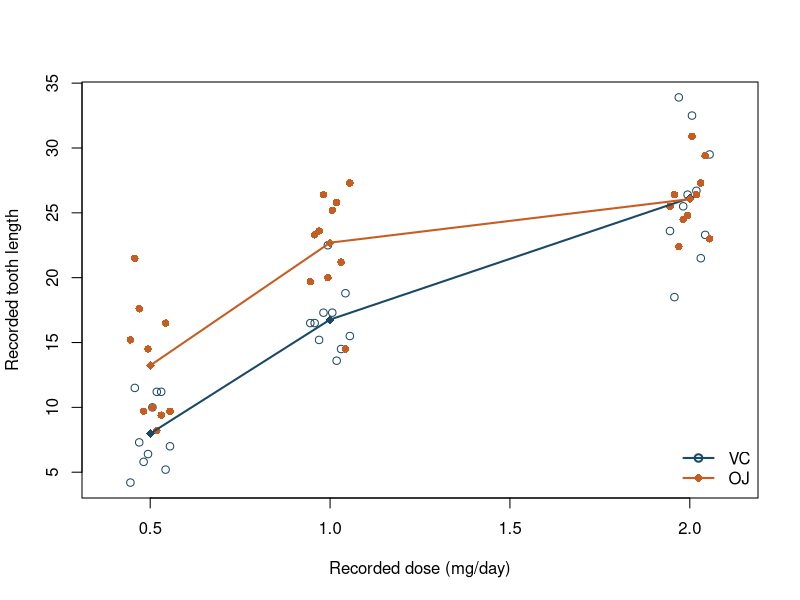

This chart was generated by the following R code:
# Chapter 6. Categorical Predictors, Interactions, and Transformations
# Reasoning Through Regression: Inference, Prediction, and Regularization with R
# Author: Prof. Dr. Bahadır Yüzbaşı
# Edition: 27 September 2026
# Run blocks in order in a fresh R session. See README.md.

# ===== Book block 1; source line 280 =====
tg <- datasets::ToothGrowth
tg <- transform(
  tg,
  supp = factor(supp, levels = c("VC", "OJ")),
  dose_factor = factor(dose, levels = c(0.5, 1, 2)),
  u = dose - 1
)
stopifnot(nrow(tg) == 60L, !anyNA(tg),
          identical(levels(tg$supp), c("VC", "OJ")))
cell_counts <- with(tg, table(supp, dose_factor))
cell_means <- with(
  tg, tapply(len, list(supp, dose_factor), mean)
)
stopifnot(all(cell_counts == 10L))
cell_counts
round(cell_means, 2)

# ===== Book block 2; source line 303 =====
group_col <- c(VC = "#1B4965", OJ = "#C65D21")
tg$offset <- ave(
  tg$len, tg$supp, tg$dose_factor,
  FUN = function(z) seq(-0.055, 0.055,
                        length.out = length(z))
)
plot(tg$dose + tg$offset, tg$len,
     col = group_col[tg$supp],
     pch = ifelse(tg$supp == "VC", 1, 16),
     xlab = "Recorded dose (mg/day)",
     ylab = "Recorded tooth length",
     xlim = c(0.38, 2.12))
for (g in levels(tg$supp)) {
  lines(c(0.5, 1, 2), cell_means[g, ],
        col = group_col[g], lwd = 2)
  points(c(0.5, 1, 2), cell_means[g, ],
         col = group_col[g], pch = 18, cex = 1.2)
}
legend("bottomright", levels(tg$supp), col = group_col,
       pch = c(1, 16), lwd = 2, bty = "n")

# ===== Book block 3; source line 330 =====
fit_treatment <- lm(len ~ dose_factor * supp, data = tg,
                    na.action = na.fail)
tg_sum <- tg
contrasts(tg_sum$dose_factor) <- contr.sum(3)
contrasts(tg_sum$supp) <- contr.sum(2)
fit_sum <- lm(len ~ dose_factor * supp, data = tg_sum,
              na.action = na.fail)
X_treatment <- model.matrix(fit_treatment)
X_sum <- model.matrix(fit_sum)
coding_check <- c(
  treatment_rank = qr(X_treatment)$rank,
  sum_rank = qr(X_sum)$rank,
  columns_each = ncol(X_treatment),
  max_fitted_difference = max(abs(
    fitted(fit_treatment) - fitted(fit_sum)
  )),
  max_residual_difference = max(abs(
    residuals(fit_treatment) - residuals(fit_sum)
  ))
)
coding_check
head(X_treatment, 3)
head(X_sum, 3)

# ===== Book block 4; source line 360 =====
fit_additive <- lm(
  len ~ u + supp, data = tg, na.action = na.fail
)
fit_interaction <- lm(
  len ~ u * supp, data = tg, na.action = na.fail
)
b <- coef(fit_interaction)
group_lines <- rbind(
  VC = c(intercept_at_dose_1 = b["(Intercept)"], slope = b["u"]),
  OJ = c(intercept_at_dose_1 = b["(Intercept)"] + b["suppOJ"],
         slope = b["u"] + b["u:suppOJ"])
)
grid <- expand.grid(dose = c(0.5, 1, 2), supp = levels(tg$supp))
grid$u <- grid$dose - 1
grid$fitted <- predict(fit_interaction, newdata = grid)
grid$OJ_minus_VC <- with(grid,
  ifelse(supp == "OJ",
         b["suppOJ"] + b["u:suppOJ"] * u,
         NA_real_))
round(coef(fit_additive), 4)
round(coef(fit_interaction), 4)
round(group_lines, 4)
transform(grid, fitted = round(fitted, 3),
          OJ_minus_VC = round(OJ_minus_VC, 3))

# ===== Book block 5; source line 391 =====
fits <- list(
  numeric_additive = fit_additive,
  numeric_interaction = fit_interaction,
  factor_interaction = fit_treatment,
  log2_interaction = lm(len ~ log2(dose) * supp, data = tg,
                        na.action = na.fail)
)
fit_account <- data.frame(
  representation = names(fits),
  model_columns = vapply(
    fits, function(m) ncol(model.matrix(m)), integer(1)
  ),
  residual_df = vapply(fits, df.residual, integer(1)),
  training_SSE = vapply(fits, deviance, numeric(1))
)
fit_account$training_SSE <- round(fit_account$training_SSE, 3)
fit_account
observed_grid <- expand.grid(dose = c(0.5, 1, 2),
                             supp = levels(tg$supp))
prediction_grid <- observed_grid
prediction_grid$u <- prediction_grid$dose - 1
prediction_grid$dose_factor <- factor(prediction_grid$dose,
  levels = levels(tg$dose_factor)
)
prediction_table <- cbind(
  observed_grid,
  sapply(fits, predict, newdata = prediction_grid)
)
transform(prediction_table,
  across_models_range = apply(
    prediction_table[, -(1:2)], 1,
    function(z) round(diff(range(z)), 3)
  )
)
